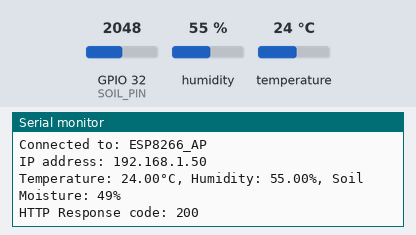
The sketch below on a simulated ESP32. Parts: the last lines printed to the serial monitor. Inputs (shaded band) come from the test bench; at power-on: humidity 55 %, GPIO 32 (SOIL_PIN) = 2048, temperature 24 °C. WiFi joins after 1.5 s; servers stay silent unless stated; uploads are accepted with an empty reply.

Above: at 2.7 s.
2.8 s: humidity set to 22 %
At 6.91 s:
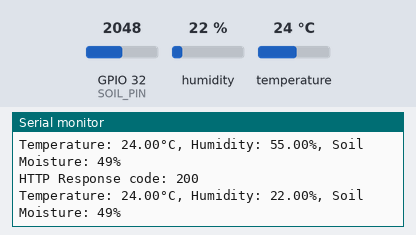
8.6 s: GPIO 32 (SOIL_PIN) set to 2866
At 12.7 s:
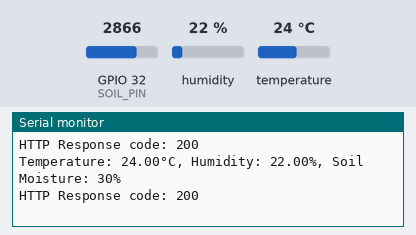
14.4 s: temperature set to 12 °C
At 18.7 s:
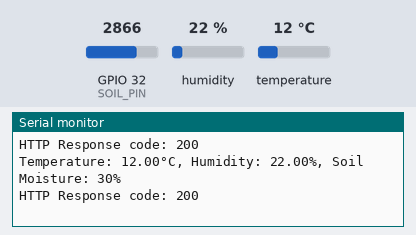
20.2 s: GPIO 32 (SOIL_PIN) set to 3603
At 23.5 s:
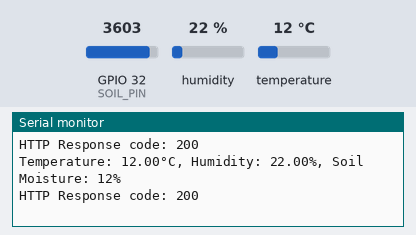
26.0 s: humidity set to 40 %
At 28.4 s:
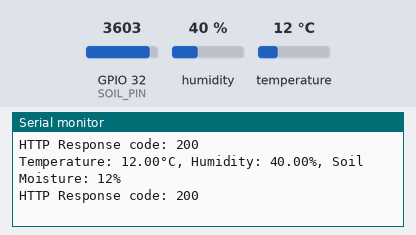
Timing chart, 0 to 29.9 s (numbered marks = the images above; inputs shaded):
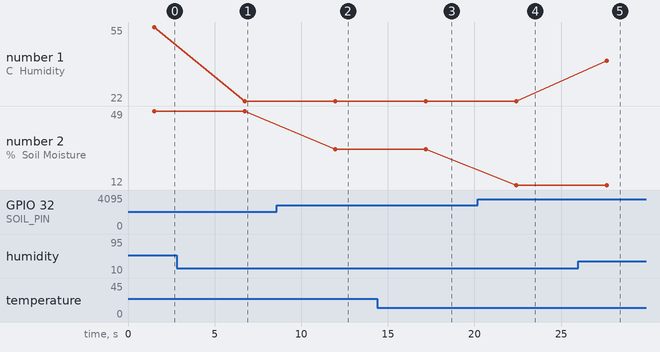

The sketch:

sketch_feb24a.ino
```cpp
#include <WiFi.h>
#include <HTTPClient.h>
#include <DHT.h>

// Define pins
#define DHT_PIN 33
#define SOIL_PIN 32
#define DHT_TYPE DHT11

// WiFi credentials for connecting to ESP8266 AP
const char* ssid = "ESP8266_AP";
const char* password = "password123";

// Server address (ESP8266 AP IP)
const char* serverAddress = "http://192.168.4.1/update";

// Initialize DHT sensor
DHT dht(DHT_PIN, DHT_TYPE);

// Variables to store sensor data
float temperature;
float humidity;
int soilMoisture;

void setup() {
  Serial.begin(115200);
  pinMode(SOIL_PIN, INPUT);

  // Initialize DHT sensor
  dht.begin();

  // Initialize WiFi
  WiFi.begin(ssid, password);

  Serial.println("Connecting to WiFi...");
  while (WiFi.status() != WL_CONNECTED) {
    delay(500);
    Serial.print(".");
  }
  Serial.println("");
  Serial.println("WiFi connected!");
  Serial.print("Connected to: ");
  Serial.println(ssid);
  Serial.print("IP address: ");
  Serial.println(WiFi.localIP());
}

void loop() {
  // Read data from DHT11 sensor
  humidity = dht.readHumidity();
  temperature = dht.readTemperature();

  // Read data from soil moisture sensor
  soilMoisture = analogRead(SOIL_PIN);
  // Convert to percentage (assuming 4095 is dry and 0 is wet for ESP32)
  soilMoisture = map(soilMoisture, 4095, 0, 0, 100);

  // Check if readings are valid
  if (isnan(humidity) || isnan(temperature)) {
    Serial.println("Failed to read from DHT sensor!");
  } else {
    Serial.print("Temperature: ");
    Serial.print(temperature);
    Serial.print("°C, Humidity: ");
    Serial.print(humidity);
    Serial.print("%, Soil Moisture: ");
    Serial.print(soilMoisture);
    Serial.println("%");

    // Send data to ESP8266 server
    sendData();
  }

  // Wait before next reading
  delay(5000);
}

void sendData() {
  // Check WiFi connection status
  if (WiFi.status() == WL_CONNECTED) {
    HTTPClient http;

    // Create data string
    String httpRequestData = "temperature=" + String(temperature) +
                            "&humidity=" + String(humidity) +
                            "&soil=" + String(soilMoisture);

    // Send HTTP POST request
    http.begin(serverAddress);
    http.addHeader("Content-Type", "application/x-www-form-urlencoded");

    int httpResponseCode = http.POST(httpRequestData);

    if (httpResponseCode > 0) {
      Serial.print("HTTP Response code: ");
      Serial.println(httpResponseCode);
    } else {
      Serial.print("Error code: ");
      Serial.println(httpResponseCode);
    }

    // Free resources
    http.end();
  } else {
    Serial.println("WiFi Disconnected, reconnecting...");
    WiFi.begin(ssid, password);

    int attempts = 0;
    while (WiFi.status() != WL_CONNECTED && attempts < 10) {
      delay(500);
      Serial.print(".");
      attempts++;
    }

    if (WiFi.status() == WL_CONNECTED) {
      Serial.println("Reconnected to WiFi");
    }
  }
}
```

Measured:
- after the input at 2.8 s, the serial monitor: prints a new line after 4.0 s (image 1)
- after the input at 8.6 s, the serial monitor: prints a new line after 3.4 s (image 2)
- after the input at 14.4 s, the serial monitor: prints a new line after 2.8 s (image 3)
- after the input at 20.2 s, the serial monitor: prints a new line after 2.2 s (image 4)
- after the input at 26.0 s, the serial monitor: prints a new line after 1.6 s (image 5)
- plotted number 1: 55 → 22 after the input at 2.8 s, 22 → 40 after the input at 26.0 s
- plotted number 2: 49 → 30 after the input at 8.6 s
